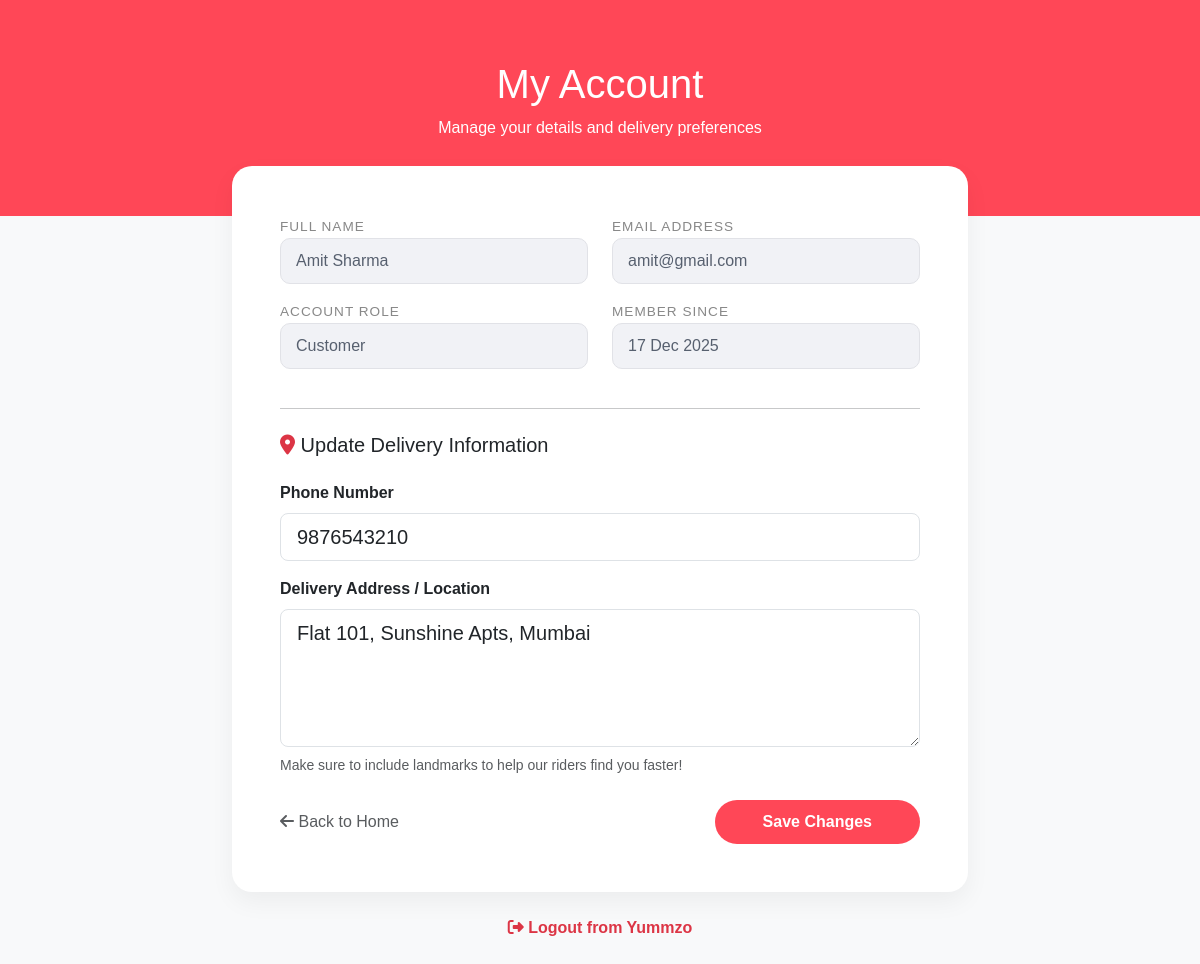
/customer/profile.php (signed in), run on the app's committed database.
### tables this page shows
CREATE TABLE `users` (
  `id` int(11) NOT NULL,
  `full_name` varchar(100) NOT NULL,
  `email` varchar(100) NOT NULL,
  `password` varchar(255) NOT NULL,
  `phone` varchar(20) DEFAULT NULL,
  `role` enum('customer','restaurant','delivery') NOT NULL,
  `address` text DEFAULT NULL,
  `created_at` timestamp NOT NULL DEFAULT current_timestamp()
);

### customer/profile.php (the view, shortened to what this page needs)
<?php
include '../config/db.php';
$user_id = $_SESSION['user_id'];
$stmt = $conn->prepare("SELECT * FROM users WHERE id = ?");
$stmt->execute([$user_id]);
$user = $stmt->fetch();
?>
<!DOCTYPE html>
<html lang="en">
<head>
    <link href="https://cdn.jsdelivr.net/npm/bootstrap@5.3.0/dist/css/bootstrap.min.css" rel="stylesheet">
    <link rel="stylesheet" href="https://cdnjs.cloudflare.com/ajax/libs/font-awesome/6.4.0/css/all.min.css">
</head>
<body>
<div class="profile-header text-center">
    <div class="container">
        <h1>My Account</h1>
        <p>Manage your details and delivery preferences</p>
    </div>
</div>
<div class="container pb-5">
    <div class="row justify-content-center">
        <div class="col-md-8">
            <div class="card profile-card">
                <div class="card-body p-5">
                    <div class="row mb-4">
                        <div class="col-md-6">
                            <label class="info-label">Full Name</label>
                            <div class="readonly-box"><?php echo $user['full_name']; ?></div>
                        </div>
                        <div class="col-md-6">
                            <label class="info-label">Email Address</label>
                            <div class="readonly-box"><?php echo $user['email']; ?></div>
                        </div>
                        <div class="col-md-6">
                            <label class="info-label">Account Role</label>
                            <div class="readonly-box text-capitalize"><?php echo $user['role']; ?></div>
                        </div>
                        <div class="col-md-6">
                            <label class="info-label">Member Since</label>
                            <div class="readonly-box"><?php echo date('d M Y', strtotime($user['created_at'])); ?></div>
                        </div>
                    </div>
                    <hr class="my-4">
                    <h5 class="mb-4"><i class="fas fa-map-marker-alt text-danger"></i> Update Delivery Information</h5>
                    <form action="profile.php" method="POST">
                        <div class="mb-3">
                            <label class="form-label fw-bold">Phone Number</label>
                            <input type="text" name="phone" class="form-control form-control-lg" value="<?php echo $user['phone']; ?>" required>
                        </div>
                        <div class="mb-4">
                            <label class="form-label fw-bold">Delivery Address / Location</label>
                            <textarea name="address" class="form-control form-control-lg" rows="4" required><?php echo $user['address']; ?></textarea>
                            <div class="form-text mt-2">Make sure to include landmarks to help our riders find you faster!</div>
                        </div>
                        <div class="d-flex justify-content-between align-items-center">
                            <a href="index.php" class="text-decoration-none text-muted"><i class="fas fa-arrow-left"></i> Back to Home</a>
                            <button type="submit" class="btn btn-update px-5">Save Changes</button>
                        </div>
                    </form>
                </div>
            </div>
            <div class="text-center mt-4">
                <a href="../auth/logout.php" class="text-danger fw-bold text-decoration-none"><i class="fas fa-sign-out-alt"></i> Logout from Yummzo</a>
            </div>
        </div>
    </div>
</div>
</body>
</html>

### customer/profile.php (style rules this page uses)
body { background-color: #f8f9fa; font-family: 'Poppins', sans-serif; }
.profile-header { background: #FF4757; color: white; padding: 60px 0; margin-bottom: -50px; }
.profile-card { border: none; border-radius: 20px; box-shadow: 0 10px 25px rgba(0,0,0,0.05); }
.info-label { color: #888; font-size: 0.85rem; text-transform: uppercase; letter-spacing: 1px; }
.readonly-box { background: #f1f2f6; border-radius: 10px; padding: 10px 15px; margin-bottom: 15px; border: 1px solid #e1e2e7; color: #57606f; }
.btn-update { background: #FF4757; color: white; border-radius: 50px; padding: 10px 30px; border: none; font-weight: 600; }

### data on the page
users: full_name "Amit Sharma", email "amit@gmail.com", role "Customer", created_at "17 Dec 2025", phone "9876543210", address "Flat 101, Sunshine Apts, Mumbai"
